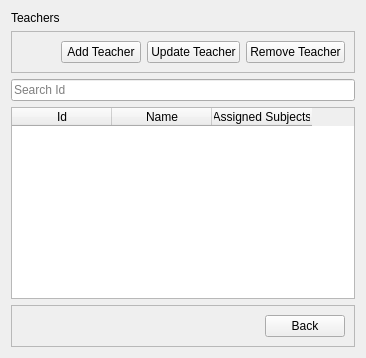
             <widget class="QWidget" name="page_22">
              <layout class="QVBoxLayout" name="verticalLayout_28">
               <item>
                <widget class="QLabel" name="label_14">
                 <property name="text">
                  <string>Teachers</string>
                 </property>
                </widget>
               </item>
               <item>
                <widget class="QFrame" name="frame_34">
                 <property name="frameShape">
                  <enum>QFrame::StyledPanel</enum>
                 </property>
                 <property name="frameShadow">
                  <enum>QFrame::Raised</enum>
                 </property>
                 <layout class="QHBoxLayout" name="horizontalLayout_20">
                  <item>
                   <spacer name="horizontalSpacer_17">
                    <property name="orientation">
                     <enum>Qt::Horizontal</enum>
                    </property>
                    <property name="sizeHint" stdset="0">
                     <size>
                      <width>40</width>
                      <height>20</height>
                     </size>
                    </property>
                   </spacer>
                  </item>
                  <item>
                   <widget class="QPushButton" name="pushButton_39">
                    <property name="cursor">
                     <cursorShape>PointingHandCursor</cursorShape>
                    </property>
                    <property name="text">
                     <string>Add Teacher</string>
                    </property>
                   </widget>
                  </item>
                  <item>
                   <widget class="QPushButton" name="pushButton_36">
                    <property name="cursor">
                     <cursorShape>PointingHandCursor</cursorShape>
                    </property>
                    <property name="text">
                     <string>Update Teacher</string>
                    </property>
                   </widget>
                  </item>
                  <item>
                   <widget class="QPushButton" name="pushButton_37">
                    <property name="cursor">
                     <cursorShape>PointingHandCursor</cursorShape>
                    </property>
                    <property name="text">
                     <string>Remove Teacher</string>
                    </property>
                   </widget>
                  </item>
                 </layout>
                </widget>
               </item>
               <item>
                <widget class="QLineEdit" name="lineEdit_2">
                 <property name="font">
                  <font>
                   <pointsize>9</pointsize>
                  </font>
                 </property>
                 <property name="placeholderText">
                  <string>Search Id</string>
                 </property>
                 <property name="clearButtonEnabled">
                  <bool>true</bool>
                 </property>
                </widget>
               </item>
               <item>
                <widget class="QTableWidget" name="tableWidget_2">
                 <property name="gridStyle">
                  <enum>Qt::SolidLine</enum>
                 </property>
                 <property name="rowCount">
                  <number>0</number>
                 </property>
                 <property name="columnCount">
                  <number>3</number>
                 </property>
                 <column>
                  <property name="text">
                   <string>Id</string>
                  </property>
                 </column>
                 <column>
                  <property name="text">
                   <string>Name</string>
                  </property>
                 </column>
                 <column>
                  <property name="text">
                   <string>Assigned Subjects</string>
                  </property>
                 </column>
                </widget>
               </item>
               <item>
                <widget class="QFrame" name="frame_3">
                 <property name="frameShape">
                  <enum>QFrame::StyledPanel</enum>
                 </property>
                 <property name="frameShadow">
                  <enum>QFrame::Raised</enum>
                 </property>
                 <layout class="QHBoxLayout" name="horizontalLayout_35">
                  <item>
                   <spacer name="horizontalSpacer_3">
                    <property name="orientation">
                     <enum>Qt::Horizontal</enum>
                    </property>
                    <property name="sizeHint" stdset="0">
                     <size>
                      <width>40</width>
                      <height>20</height>
                     </size>
                    </property>
                   </spacer>
                  </item>
                  <item>
                   <widget class="QPushButton" name="pushButton_26">
                    <property name="cursor">
                     <cursorShape>PointingHandCursor</cursorShape>
                    </property>
                    <property name="text">
                     <string>Back</string>
                    </property>
                   </widget>
                  </item>
                 </layout>
                </widget>
               </item>
              </layout>
             </widget>
